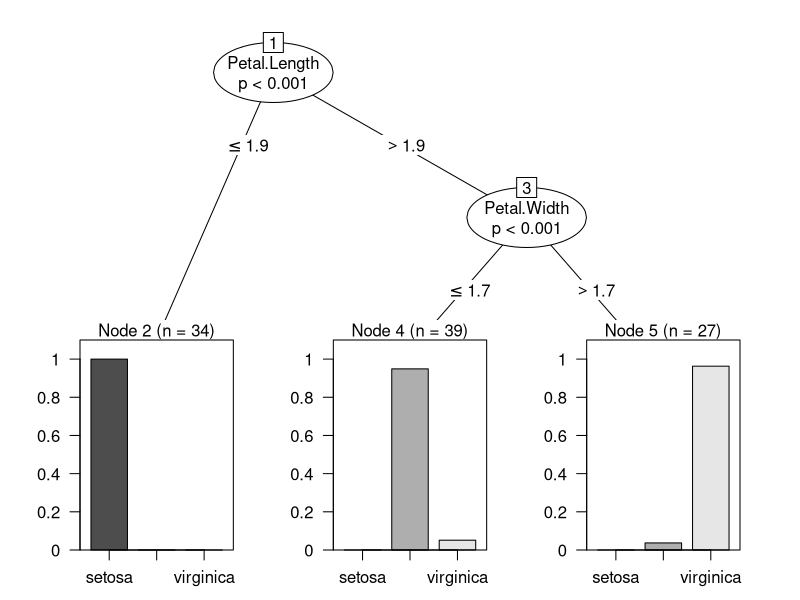

Write R code to recreate this figure.
install.packages('party')
library(party)
library(grid)

L <- sample(1:nrow(iris), round(nrow(iris)/3))

train <- iris[-L, ]
test <- iris[L, ]

train

# Species é a classe
fit <- ctree(Species ~., train)
fit

predict_test <- predict(fit, newdata = test)

conf_matrix <- table(test$Species, predict_test)
print(conf_matrix)

cat('Accuracy: ', sum(diag(conf_matrix))/sum(conf_matrix) * 100, '%')

plot(fit)
